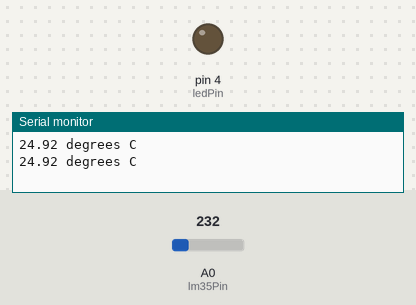
Recording of a sketch running on a simulated Arduino Uno, built with avr-gcc and run on an emulated ATmega328P. Shown: output pins drawn as LEDs (lit = HIGH), the last lines printed to the serial monitor. Inputs (shaded band) come from the test bench; at power-on: A0 (lm35Pin) = 232.

Above: at 6.2 s.
6.3 s: A0 (lm35Pin) set to 299
8.2 s: A0 (lm35Pin) set to 322
At 9.3 s:
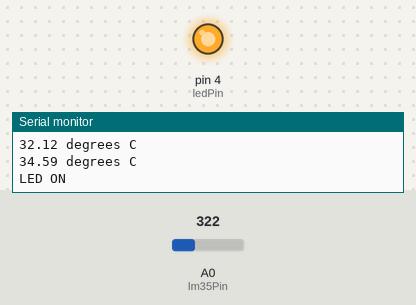
10.5 s: A0 (lm35Pin) set to 290
At 12.1 s:
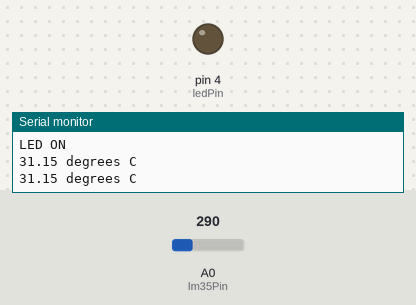
12.5 s: A0 (lm35Pin) set to 336
At 13.7 s:
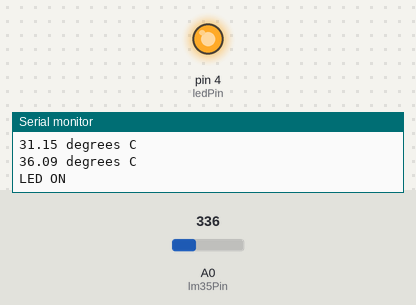
Timing chart, 0 to 15.5 s (numbered marks = the images above; inputs shaded):
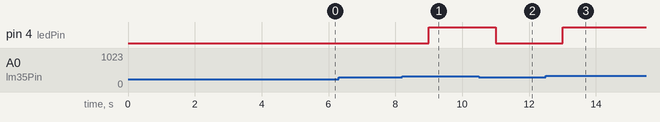

Measured:
- the behaviour switches between 307 and 308 on A0 (lm35Pin) (found by bisection; images 0 and 1)
- after the input at 8.2 s, pin 4 (ledPin): LOW → HIGH after 0.80 s
- after the input at 10.5 s, pin 4 (ledPin): HIGH → LOW after 0.50 s
- after the input at 12.5 s, pin 4 (ledPin): LOW → HIGH after 0.51 s

The sketch:

temp_sensor.ino
```cpp
float temperature;
int reading;
int lm35Pin = A0;
int ledPin = 4; // 4번 핀을 LED 핀으로 설정합니다.

void setup()
{
  analogReference(INTERNAL);
  Serial.begin(9600);
  pinMode(ledPin, OUTPUT); // LED 핀을 출력으로 설정합니다.
  delay(5000);
}

void loop()
{
  reading = analogRead(lm35Pin);

  // LM35는 10mV/°C의 비율로 전압을 출력합니다.
  // analogReference(INTERNAL)를 사용했으므로, 내부 기준 전압은 1.1V입니다.
  temperature = (reading * (1.1 / 1024.0)) * 100.0; // 아날로그 값을 온도로 변환

  Serial.print(temperature);
  Serial.println(" degrees C");

  if (temperature > 33.0) { // 온도가 33도보다 높으면
    digitalWrite(ledPin, HIGH); // LED를 켭니다.
    Serial.println("LED ON"); // 시리얼 모니터에 "LED ON" 출력
  } else { // 그렇지 않으면
    digitalWrite(ledPin, LOW); // LED를 끕니다.
  }

  delay(1000);
}
```
